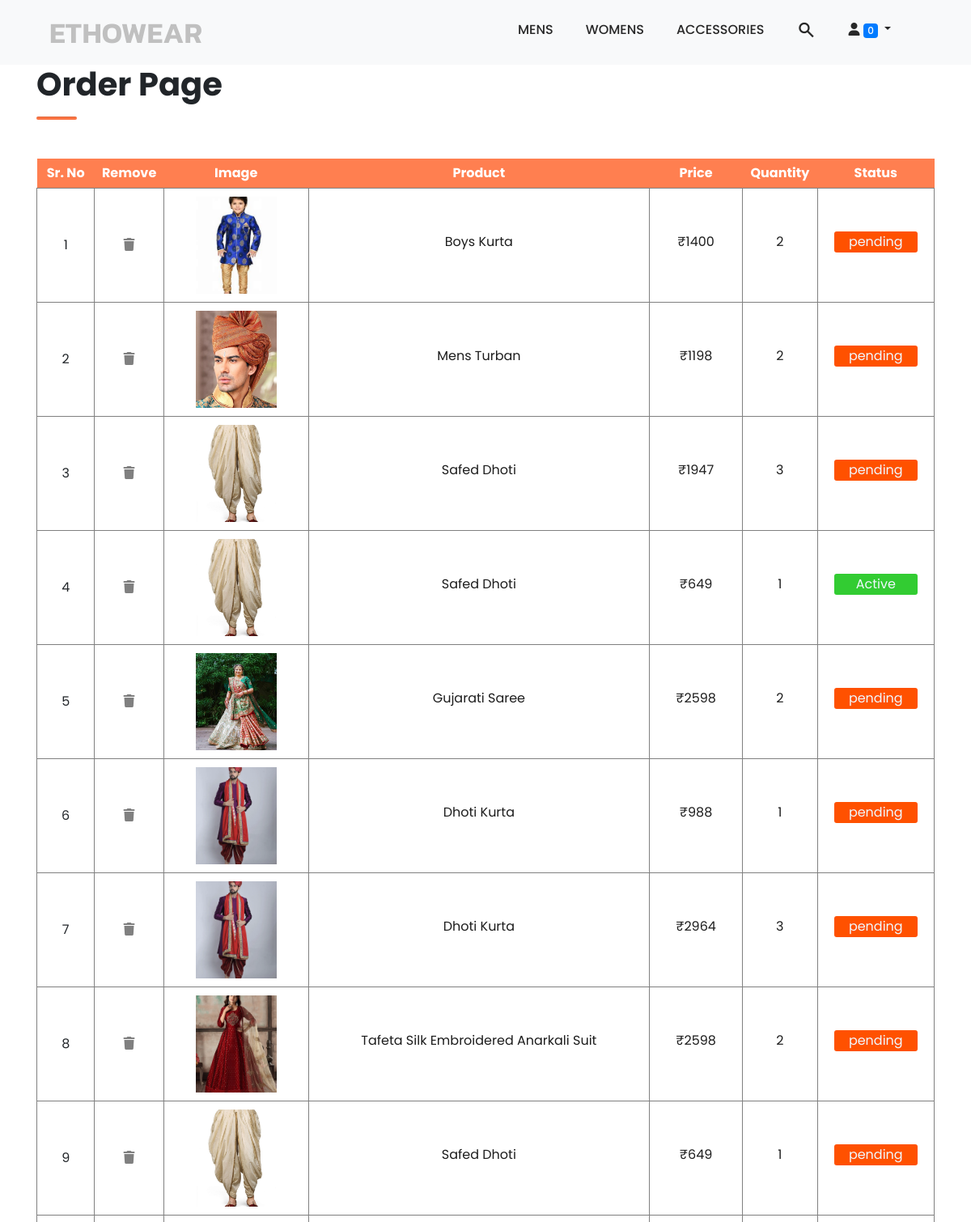
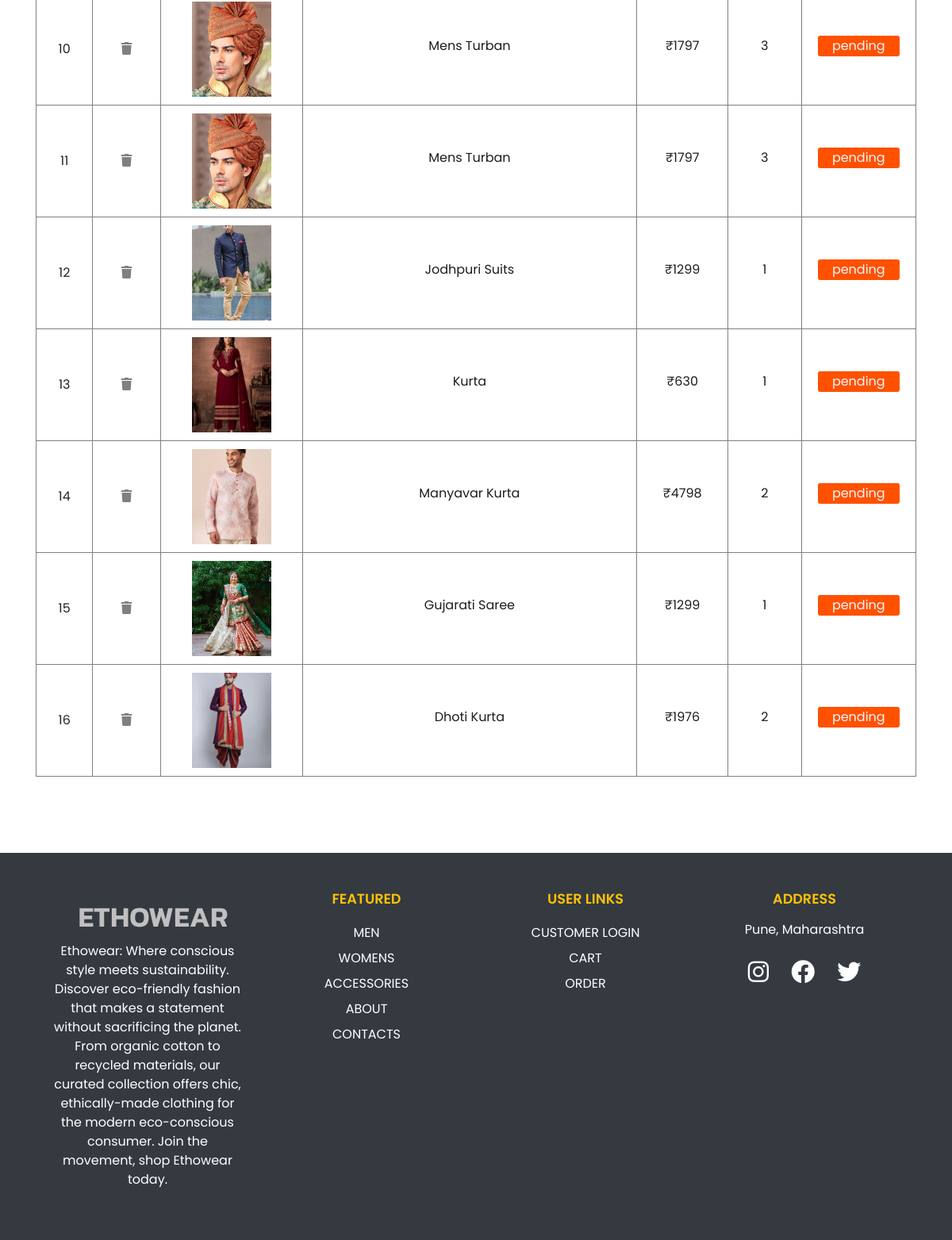
The page /order/ (signed in) on the database its author committed (2 pictures, top to bottom).
### base/models/orders.py (models this page shows, shortened)
class Order(models.Model):
    product = models.ForeignKey(Product, on_delete=models.CASCADE)
    customer =  models.ForeignKey(Customer, on_delete=models.CASCADE)
    quantity = models.IntegerField(default=1)
    price = models.IntegerField()
    address = models.CharField(max_length=50,default='', blank = True)
    phone = models.CharField(max_length=15, default=' ', blank=True)
    date = models.DateField(default=datetime.datetime.today())
    status = models.CharField(max_length=15,default='',blank=True)
    @staticmethod
    def get_orders_by_customer(customer_id):
        return Order.objects.filter(customer = customer_id)

### base/models/product.py (models this page shows, shortened)
class Product(models.Model) :
    name = models.CharField(max_length=50)
    sizes_choice =(
    ("1","L"),
    ("2","M"),
    ("3","S")
)
    sizes = models.CharField(max_length=50, blank=True, null = True, choices = sizes_choice, default='1')
    price = models.IntegerField(default=0)
    category = models.ForeignKey(Category, on_delete=models.CASCADE, default='1' )
    type = models.ForeignKey(Type, on_delete=models.CASCADE, default='1' )
    productinfo = models.TextField(max_length=1200, default=' ', null=True, blank=True)
    description = models.TextField(max_length=1200, default=' ', null=True, blank=True)
    image = models.ImageField(upload_to='upload/products/')

### base/views/order.py (the view)
# urls.py: path('order/',OrderView.as_view(), name="order"),
class OrderView(View):
    def get(self, request):
        customer_id = request.session.get('customer')
        orders = Order.get_orders_by_customer(customer_id)
        return render(request, 'order.html', {'orders': orders})

### templates/order.html (shortened to what this page needs)
{% extends 'index.html' %}
{% load static %}
{% load cart %}
{% block homecon %}
<div class="container text-left">
  <h1>Order Page</h1>
  <hr class="">
</div>
<section id="cart-contain" class="container my-5 over">
  <div class="overflow-auto">
  <table width="100%" >
      <thead>
          <tr>
            <td>Sr. No</td>
              <td>Remove</td>
              <td>Image</td>
              <td>Product</td>
              <td>Price</td>
              <td>Quantity</td>
              <td>Status</td>
          </tr>
      </thead>
      <tbody class="add-list">
              {% for order in orders %}
          <tr>
            <td>{{forloop.counter}}</td>
              <td><a><i class="fa-solid fa-trash"></i></a></td>
              <td><img src="{{order.product.image.url}}" height="100px"></td>
              <td><h5>{{order.product.name}}</h5></td>
              <td><h5>₹{{order.price}}</h5></td>
              <td><h5>{{order.quantity}}</h5></td>
              <td>
                {% if order.status == 'Active' %}
                <h5 style="background-color: rgb(50, 204, 50); color: aliceblue; border-radius: 3px; padding: 3px; cursor: pointer;">{{order.status}}</h5>
                {% elif order.status == 'Deliverd' %}
                <h5 style="background-color: rgb(255, 0, 0); color: aliceblue; border-radius: 3px; padding: 3px; cursor: pointer;">{{order.status}}</h5>
                {% else %}
                <h5 style="background-color: rgb(255, 81, 0); color: aliceblue; border-radius: 3px; padding: 3px; cursor: pointer;">{{order.status | default:'pending'}}</h5>
                {% endif %}
              </td>
              {% endfor %}
          </tr>
      </tbody>
  </table>
  </div>
</section>
    {% endblock %}

### static/style.css (style rules this page uses)
* { margin: 0; padding: 0; font-family: 'Poppins', sans-serif; box-sizing: border-box; }
h1 { font-size: 2.5rem; font-weight: 700; }
h5 { font-size: 1rem; font-weight: 400; color: #1d1d1d; }
hr { width: 50px; height: 3px; border-radius: 10px; background-color: rgb(251, 116, 67); }
.over { overflow-x: hidden; }
#cart-contain { overflow-x: auto !important; }
#cart-contain table { border-collapse: collapse; width: 100%; }
#cart-contain table thead { font-weight: 700; }
#cart-contain table thead td { background: coral; color: white; border: none; padding: 6px 0; }
#cart-contain table td { border: 1px solid gray; text-align: center; }
td { padding: 10px 20px; }
#cart-contain table tbody img { height: 120px; width: 100px; object-fit: cover; }
#cart-contain table tbody i { color: gray; }

### rows shown on the page
Order: product.image (picture), product.name "Boys Kurta", price "1400", quantity "2", status "pending"
Order: product.image (picture), product.name "Mens Turban", price "1198", quantity "2", status "pending"
Order: product.image (picture), product.name "Safed Dhoti", price "1947", quantity "3", status "pending"
Order: product.image (picture), product.name "Safed Dhoti", price "649", quantity "1", status "Active"
Order: product.image (picture), product.name "Gujarati Saree", price "2598", quantity "2", status "pending"
Order: product.image (picture), product.name "Dhoti Kurta", price "988", quantity "1", status "pending"
Order: product.image (picture), product.name "Dhoti Kurta", price "2964", quantity "3", status "pending"
Order: product.image (picture), product.name "Tafeta Silk Embroidered Anarkali Suit", price "2598", quantity "2", status "pending"
Order: product.image (picture), product.name "Safed Dhoti", price "649", quantity "1", status "pending"
Order: product.image (picture), product.name "Mens Turban", price "1797", quantity "3", status "pending"
Order: product.image (picture), product.name "Mens Turban", price "1797", quantity "3", status "pending"
Order: product.image (picture), product.name "Jodhpuri Suits", price "1299", quantity "1", status "pending"
Order: product.image (picture), product.name "Kurta", price "630", quantity "1", status "pending"
Order: product.image (picture), product.name "Manyavar Kurta", price "4798", quantity "2", status "pending"
Order: product.image (picture), product.name "Gujarati Saree", price "1299", quantity "1", status "pending"
Order: product.image (picture), product.name "Dhoti Kurta", price "1976", quantity "2", status "pending"

### other values the page prints
{{ request.session.cart.keys | length }} "0"
